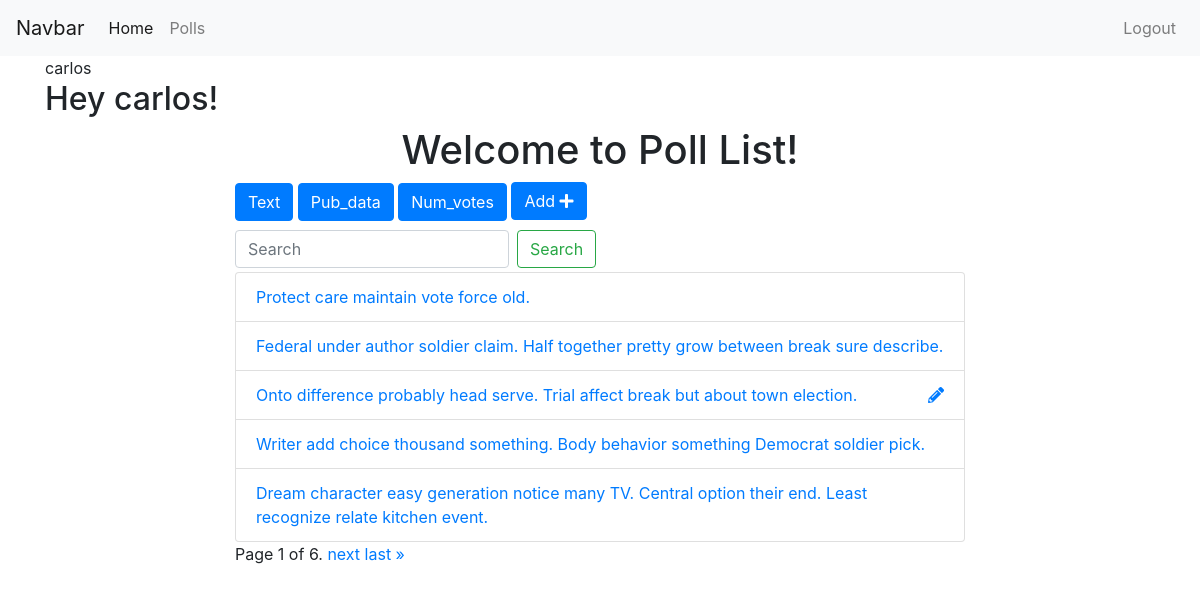
The app's page /polls/list/ (signed in) with its own data.
### polls/models.py (models this page shows, shortened)
class Poll(models.Model):
    owner = models.ForeignKey(User, on_delete=models.CASCADE, default=1)
    text = models.CharField(max_length=255)
    pub_date = models.DateField()
    def __str__(self):
        return self.text

### polls/views.py (the view)
# urls.py: path('list/', views.polls_list, name='list'),
@login_required
def polls_list(request):
    polls = Poll.objects.all()
    search_term = ''
    if 'text' in request.GET:
        polls = polls.order_by('text')
    if 'pub_date' in request.GET:
        polls = polls.order_by('-pub_date')
    if 'num_votes' in request.GET:
        polls = polls.annotate(Count('vote')).order_by('-vote__count')
    if 'search' in request.GET:
        search_term = request.GET['search']
        polls = polls.filter(text__icontains=search_term)
    paginator = Paginator(polls, 5)
    page = request.GET.get('page')
    polls = paginator.get_page(page)
    get_dict_copy = request.GET.copy()
    params = get_dict_copy.pop('page', True) and get_dict_copy.urlencode()
    context = {'polls': polls, 'params': params, 'search_term': search_term}
    return render(request, 'polls/polls_list.html', context)

### polls/templates/polls/polls_list.html (shortened to what this page needs)
{% extends 'base.html' %}
{% block content %}
    <div class="container">
        {{ request.user }}
        {% if request.user.is_authenticated %}
            <h2>Hey {{ request.user }}!</h2>
        {% else %}
            <h2>You're not logged in!</h2>
        {% endif %}
        <h1 class="text-center">Welcome to Poll List!</h1>
        <div class="row">
            <div class="col-sm-8 offset-sm-2">
                <a
                    href="?text=True"
                    class="btn btn-{% if 'text' in request.GET %}warning{% else %}primary{% endif %}"
                    style="margin-bottom: 5px">Text
                </a>
                <a
                    href="?pub_date=True"
                    class="btn btn-{% if 'pub_date' in request.GET %}warning{% else %}primary{% endif %}"
                    style="margin-bottom: 5px">Pub_data
                </a>
                <a
                    href="?num_votes=True"
                    class="btn btn-{% if 'num_votes' in request.GET %}warning{% else %}primary{% endif %}"
                    style="margin-bottom: 5px">Num_votes
                </a>
                <a
                    href="{% url 'polls:add' %}"
                    class="btn btn-primary"
                    style="margin-bottom: 6px">
                    Add <i class="fas fa-plus"></i>
                </a>
                <form class="form-inline my-2 my-lg-1">
                    <input
                        class="form-control mr-sm-2"
                        type="search" placeholder="Search"
                        aria-label="Search"
                        name='search'
                        value="{{search_term}}">
                    <button class="btn btn-outline-success my-2 my-sm-0" type="submit">Search</button>
                </form>
                <ul class="list-group">
                        {% for poll in polls  %}
                        <li class="list-group-item">
                            <a href="{% url 'polls:detail' poll.id %}">
                            {{ poll }}
                            </a>
                            {% if request.user == poll.owner %}
                                <a href="{% url 'polls:edit_poll' poll.id %}" class="float-right"><i class="fas fa-pencil-alt"></i></a>
                            {% endif %}
                        </li>
                        {% endfor %}
                </ul>
                <div class="pagination">
                    <span class="step-links">
                        <span class="current">
                            Page {{ polls.number }} of {{ polls.paginator.num_pages }}.
                        </span>
                        {% if polls.has_next %}
                            <a href="?page={{ polls.next_page_number }}&{{params}}">next</a>
                            <a href="?page={{ polls.paginator.num_pages }}&{{params}}">last &raquo;</a>
                        {% endif %}
                    </span>
                </div>
            </div>
        </div>
    </div>
{% endblock %}

### records on screen
Poll: text "Protect care maintain vote force old."
Poll: text "Federal under author soldier claim. Half together pretty grow between break sure describe."
Poll: text "Onto difference probably head serve. Trial affect break but about town election."
Poll: text "Writer add choice thousand something. Body behavior something Democrat soldier pick."
Poll: text "Dream character easy generation notice many TV. Central option their end. Least recognize relate kitchen event."

### other values on screen
{{ request.user }} "carlos"
{{ polls.number }} "1"
{{ polls.paginator.num_pages }} "6"
